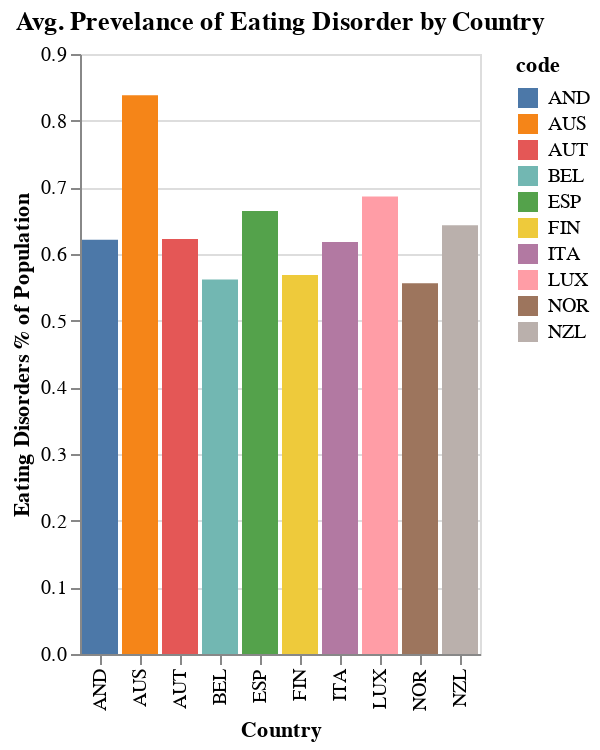

Notebook code cell kept with this figure:
### Code cell
worst_eating_chart = (alt.Chart(top_10_eating_disorder.dataframe, title="Avg. Prevelance of Eating Disorder by Country")
                               .mark_bar()
                               .encode(
                                   x = alt.X('code', title="Country"),
                                   y = alt.Y('eating_disorders', title="Eating Disorders % of Population"),
                                   color = 'code'
                               )
)
worst_eating_chart

### Figure 1 — Vega-Lite specification as saved in the notebook (floating-point values rounded to 4 significant figures)
{"config": {"view": {"continuousWidth": 400, "continuousHeight": 300}}, "data": {"name": "data-3da28b1097f3354eececc2398bb5f1c1"}, "mark": "bar", "encoding": {"color": {"type": "nominal", "field": "code"}, "x": {"type": "nominal", "field": "code", "title": "Country"}, "y": {"type": "quantitative", "field": "eating_disorders", "title": "Eating Disorders % of Population"}}, "title": "Avg. Prevelance of Eating Disorder by Country", "$schema": "https://vega.github.io/schema/vega-lite/v4.8.1.json", "datasets": {"data-3da28b1097f3354eececc2398bb5f1c1": [{"code": "AUS", "bipolar": 1.145, "eating_disorders": 0.8383, "anxiety": 6.55, "depression": 4.795}, {"code": "LUX", "bipolar": 0.9371, "eating_disorders": 0.6862, "anxiety": 5.326, "depression": 3.801}, {"code": "ESP", "bipolar": 0.9687, "eating_disorders": 0.6646, "anxiety": 5.135, "depression": 3.517}, {"code": "NZL", "bipolar": 1.199, "eating_disorders": 0.6432, "anxiety": 8.651, "depression": 4.086}, {"code": "AUT", "bipolar": 0.943, "eating_disorders": 0.6225, "anxiety": 5.355, "depression": 3.426}, {"code": "AND", "bipolar": 0.9643, "eating_disorders": 0.6215, "anxiety": 5.28, "depression": 3.739}, {"code": "ITA", "bipolar": 0.9475, "eating_disorders": 0.6181, "anxiety": 5.514, "depression": 3.489}, {"code": "FIN", "bipolar": 1.009, "eating_disorders": 0.5686, "anxiety": 3.731, "depression": 5.183}, {"code": "BEL", "bipolar": 0.9534, "eating_disorders": 0.5617, "anxiety": 5.224, "depression": 3.89}, {"code": "NOR", "bipolar": 0.8774, "eating_disorders": 0.5563, "anxiety": 7.637, "depression": 3.749}]}}
